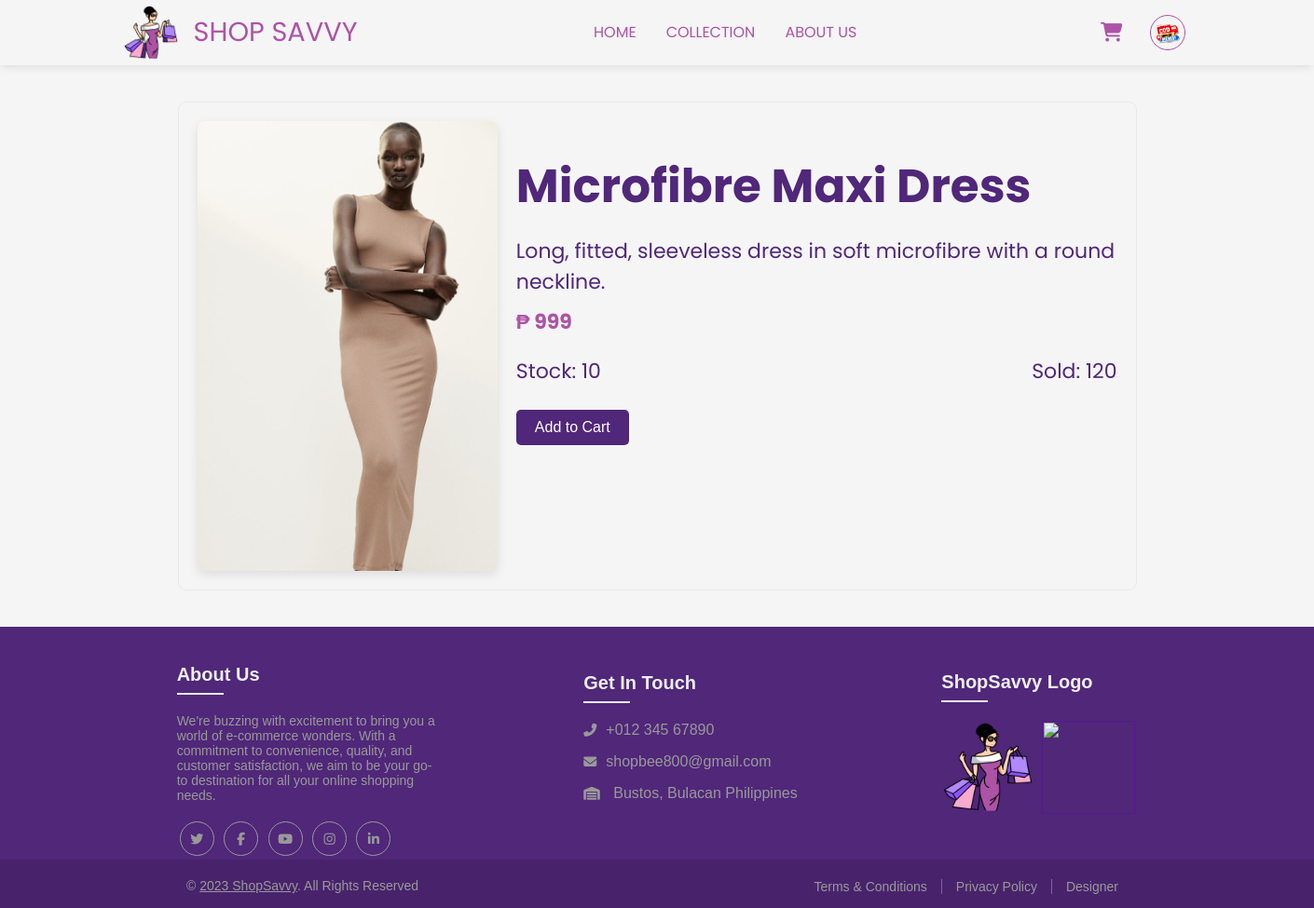
The app's page /product-details.php?id=35 (signed in) with its own data.
### tables this page shows
CREATE TABLE `design_settings` (
  `id` int(11) NOT NULL,
  `background_color` varchar(255) DEFAULT NULL,
  `font_color` varchar(255) DEFAULT NULL,
  `shop_name` varchar(255) DEFAULT NULL,
  `logo_path` varchar(255) DEFAULT NULL,
  `image_one_path` varchar(255) DEFAULT NULL,
  `image_two_path` varchar(255) DEFAULT NULL,
  `image_three_path` varchar(255) DEFAULT NULL,
  `banner_one_path` varchar(255) DEFAULT NULL,
  `banner_two_path` varchar(255) DEFAULT NULL,
  `endorse_one_path` varchar(255) DEFAULT NULL,
  `endorse_two_path` varchar(255) DEFAULT NULL,
  `endorse_three_path` varchar(255) DEFAULT NULL
);

CREATE TABLE `users` (
  `id` int(11) NOT NULL,
  `name` varchar(50) NOT NULL,
  `email` varchar(60) NOT NULL,
  `password` varchar(255) NOT NULL,
  `verification_code` int(6) NOT NULL,
  `email_verified_at` datetime(6) DEFAULT NULL,
  `reset_token` varchar(255) DEFAULT NULL,
  `reset_token_expiration` varchar(255) DEFAULT NULL,
  `last_attempt` timestamp NOT NULL DEFAULT current_timestamp(),
  `blocked` tinyint(1) NOT NULL DEFAULT 0,
  `attempts` int(11) NOT NULL DEFAULT 0,
  `contact_number` varchar(255) NOT NULL,
  `address` varchar(255) NOT NULL,
  `image_path` varchar(255) NOT NULL,
  `first_name` varchar(255) NOT NULL,
  `middle_name` varchar(255) NOT NULL,
  `last_name` varchar(255) NOT NULL
);

CREATE TABLE `products` (
  `product_id` int(11) NOT NULL,
  `product_name` varchar(255) NOT NULL,
  `product_type` varchar(255) NOT NULL,
  `product_brand` varchar(255) NOT NULL,
  `product_image` varchar(255) NOT NULL,
  `product_description` varchar(500) NOT NULL,
  `product_price` int(11) NOT NULL,
  `product_stocks` int(11) NOT NULL,
  `product_sales` int(11) NOT NULL
);

### product-details.php (the view, shortened to what this page needs)
<?php include('customer-navigation.php'); ?>
<?php
$dbConnection = mysqli_connect("localhost:3306", "root", "", "web2");
$productId = isset($_GET['id']) ? intval($_GET['id']) : 0;
$query = "SELECT * FROM products WHERE product_id = $productId";
$result = mysqli_query($dbConnection, $query);
$product = mysqli_fetch_assoc($result);
?>
<!DOCTYPE html>
<html lang="en">
<head>
    <link rel="stylesheet" href="https://cdnjs.cloudflare.com/ajax/libs/font-awesome/6.5.2/css/all.min.css" />
    <link rel="stylesheet" type="text/css" href="css/product-details.css">
</head>
<body>
    <div class="content">
        <div class="left">
            <img src="<?php echo isset($product['product_image']) ? htmlspecialchars($product['product_image']) : ''; ?>" alt="<?php echo isset($product['product_name']) ? htmlspecialchars($product['product_name']) : ''; ?>" />
        </div>
        <div class="right">
            <h1><?php echo isset($product['product_name']) ? htmlspecialchars($product['product_name']) : ''; ?></h1>
            <p class="description"><?php echo isset($product['product_description']) ? htmlspecialchars($product['product_description']) : ''; ?></p>
            <p class="peso">₱ <span id="priceRange"><?php echo isset($product['product_price']) ? htmlspecialchars($product['product_price']) : ''; ?></span></p>
            <div class="qty-sales">
                <p class="qty">Stock: <span id="productQty"><?php echo isset($product['product_stocks']) ? htmlspecialchars($product['product_stocks']) : ''; ?></span></p>
                <p class="sales">Sold: <span id="productSales"><?php echo isset($product['product_sales']) ? htmlspecialchars($product['product_sales']) : ''; ?></span></p>
            </div>
            <button onclick="addToCart(<?php echo $productId; ?>, '<?php echo htmlspecialchars($product['product_name']); ?>')">Add to Cart</button>
        </div>
    </div>
    <?php include('customer-footer.php'); ?>
</body>
</html>

### customer-navigation.php (shortened to what this page needs)
<?php
$userName = $_SESSION['user_name'];
$conn = mysqli_connect("localhost:3306", "root", "", "web2");
$sqlGetUser = "SELECT image_path FROM users WHERE name = ?";
$stmt = $conn->prepare($sqlGetUser);
$stmt->bind_param("s", $userName);
$stmt->execute();
$resultUser = $stmt->get_result();
if ($resultUser->num_rows > 0) {
    $user = $resultUser->fetch_assoc();
    $profilePic = $user['image_path'];
} else {
    $profilePic = 'default-profile.png';
}
$sqlGetSettings = "SELECT * FROM design_settings WHERE id = 1";
$resultSettings = $conn->query($sqlGetSettings);
if ($resultSettings->num_rows > 0) {
    while ($row = $resultSettings->fetch_assoc()) {
        $shopName = $row["shop_name"];
        $logoPath = $row["logo_path"];
    }
} else {
    echo "0 results";
}
?>
<!DOCTYPE html>
<html lang="en">
<head>
    <link rel="stylesheet" href="css/customer-navigation.css" />
    <link rel="stylesheet" href="https://cdnjs.cloudflare.com/ajax/libs/font-awesome/6.5.2/css/all.min.css" />
    <link href="https://cdnjs.cloudflare.com/ajax/libs/jquery-toast-plugin/1.3.2/jquery.toast.min.css" rel="stylesheet">
</head>
<body>
<div class="header">
    <div class="logo-container">
        <a href="customer-dashboard.php?user=<?php echo $userName; ?>">
            <div class="container-header">
                <img class="logo" src="img/<?php echo basename($logoPath); ?>" alt="Logo">
                <label class="shop"><?php echo $shopName; ?></label>
            </div>
        </a>
    </div>
    <div class="menus">
        <a href="customer-dashboard.php">HOME</a>
        <a href="customer-collection.php">COLLECTION</a>
        <a href="#paa">ABOUT US</a>
    </div>
    <div class="info-container">
        <div class="cart-con">
            <a href="cart.php?user=<?php echo $userName; ?>">
                <button class="cart-button">
                    <i class="fas fa-shopping-cart"></i>
                </button>
            </a>
        </div>
        <nav class="nav-right">
            <div class="dropdown">
                <button class="dropbtn">
                    <img src="img/<?php echo basename($profilePic); ?>" alt="Profile Picture" class="profile-pic">
                </button>
            </div>
        </nav>
    </div>
</div>
</body>
</html>

### css/customer-navigation.css (style rules this page uses)
body { margin:0; padding: 0; box-sizing: border-box; font-family: Arial; }
.header { display: flex; align-items: center; justify-content: space-around; padding: 0.3rem; box-shadow: 0 4px 8px -2px rgba(0, 0, 0, 0.1); }
.container-header { display: flex; align-items: center; justify-content: center; gap: 1rem; }
.logo-container a { text-decoration: none; font-size: 1.8rem; color: #AD53A6; }
.logo { height: 60px; width: 60px; }
.menus { display: flex; align-items: center; gap: 2rem; }
.menus a { text-decoration: none; font-size: 1rem; color: #AD53A6; }
.info-container { display: flex; align-items: center; gap: 1rem; }
.cart-button { padding: 0.5rem; border: none; font-size: 1.3rem; color: #AD53A6; background-color:#f5f5f5; }
.dropdown { display: inline-block; }
.dropbtn { background-color: transparent; color: #AD53A6; font-size: 1rem; border: none; cursor: pointer; }
.dropdown img { border: 1px solid #AD53A6; padding: 3px; }

### css/product-details.css (style rules this page uses)
body { margin: 0; padding: 0; box-sizing: border-box; font-family: 'Poppins', sans-serif; color: #333; overflow-x: hidden; }
.content { display: flex; flex-direction: row; padding: 20px; width: 70%; margin: 40px auto; background-color: #f5f5f5; border-radius: 8px; box-shadow: rgba(0, 0, 0, 0.05) 0px 0px 0px 1px; }
.content .left { flex: 1; display: flex; justify-content: center; align-items: center; padding-right: 20px; }
.content .right { flex: 2; display: flex; flex-direction: column; justify-content: flex-start; }
.content img { width: 100%; height: 100%; border-radius: 8px; box-shadow: rgba(0, 0, 0, 0.1) 0px 4px 12px; }
.content h1 { color: #502779; font-size: 50px; margin-bottom: 10px; text-align: left; }
.content p { font-size: 22px; margin: 5px 0; text-align: left; }
.peso { color: #AD53A6; font-weight: bold; font-size: larger; }
.qty, .description, .sales { color: #502779; }
.qty-sales { display: flex; justify-content: space-between; margin-top: 10px; }
.right button { margin-top: 20px; padding: 10px 20px; font-size: 16px; border: none; border-radius: 5px; background-color: #502779; color: white; cursor: pointer; transition: background-color 0.3s, color 0.3s; align-self: flex-start; }

### css/customer-footer.css (style rules this page uses)
body { margin:0; padding: 0; box-sizing: border-box; }

### records on screen
design_settings: logo_path (picture), shop_name "SHOP SAVVY"
users: image_path (picture)
products: product_image (picture), product_name "Microfibre Maxi Dress", product_description "Long, fitted, sleeveless dress in soft microfibre with a round neckline.", product_price "999", product_stocks "10", product_sales "120"
